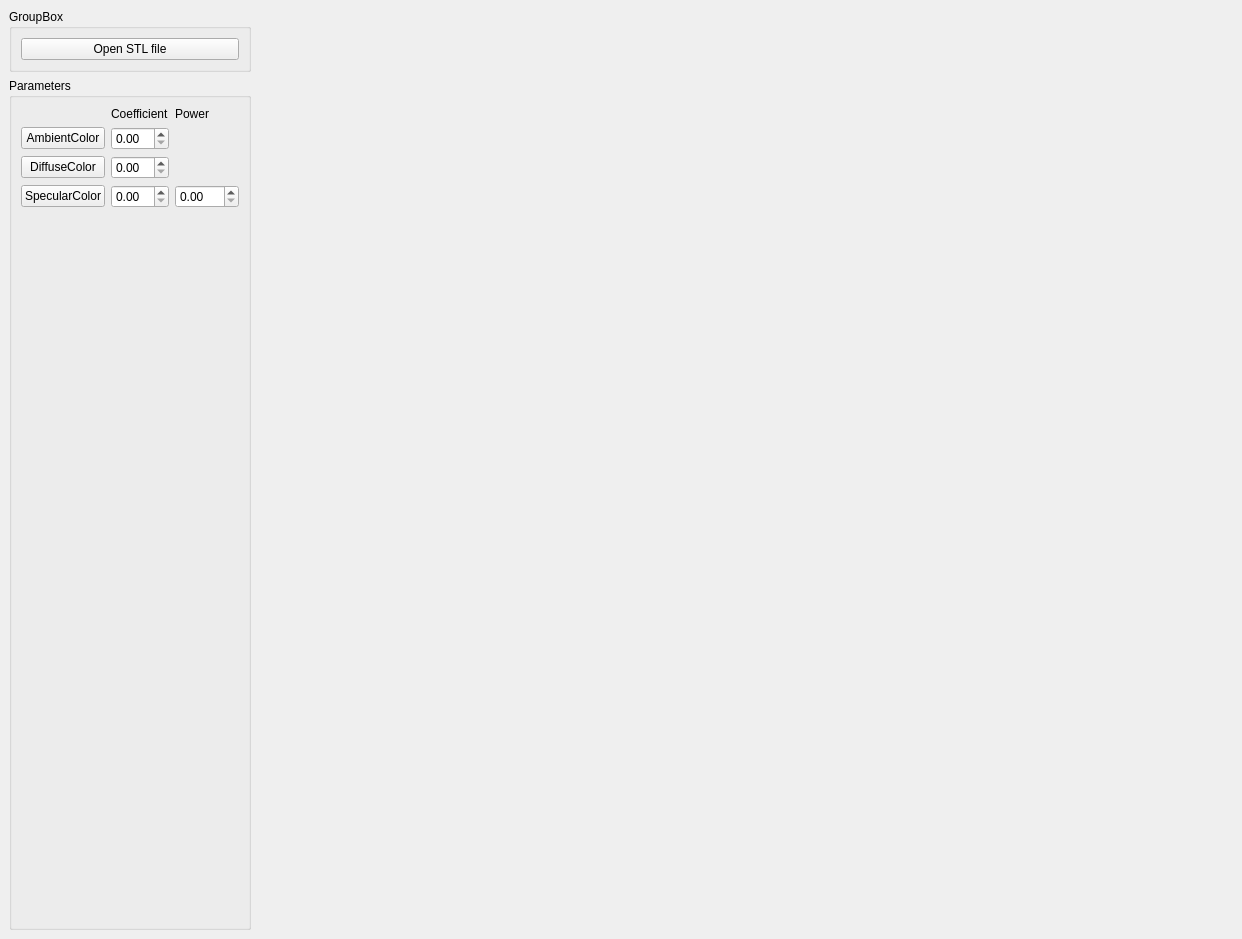
<?xml version="1.0" encoding="UTF-8"?>
<ui version="4.0">
 <class>Phonger</class>
 <widget class="QMainWindow" name="Phonger">
  <property name="geometry">
   <rect>
    <x>0</x>
    <y>0</y>
    <width>1242</width>
    <height>939</height>
   </rect>
  </property>
  <property name="windowTitle">
   <string>Phonger</string>
  </property>
  <widget class="QWidget" name="centralwidget">
   <layout class="QGridLayout" name="gridLayout">
    <item row="1" column="0">
     <widget class="QGroupBox" name="grpParams">
      <property name="title">
       <string>Parameters</string>
      </property>
      <layout class="QGridLayout" name="gridLayout_3">
       <item row="4" column="1">
        <widget class="QDoubleSpinBox" name="dsbSpecCoeff">
         <property name="maximum">
          <double>5.000000000000000</double>
         </property>
         <property name="singleStep">
          <double>0.100000000000000</double>
         </property>
        </widget>
       </item>
       <item row="4" column="2">
        <widget class="QDoubleSpinBox" name="dsbSpecPower">
         <property name="maximum">
          <double>200.000000000000000</double>
         </property>
         <property name="singleStep">
          <double>1.000000000000000</double>
         </property>
        </widget>
       </item>
       <item row="2" column="1">
        <widget class="QDoubleSpinBox" name="dsbAmbCoeff">
         <property name="maximum">
          <double>5.000000000000000</double>
         </property>
         <property name="singleStep">
          <double>0.100000000000000</double>
         </property>
        </widget>
       </item>
       <item row="3" column="1">
        <widget class="QDoubleSpinBox" name="dsbDiffCoeff">
         <property name="maximum">
          <double>5.000000000000000</double>
         </property>
         <property name="singleStep">
          <double>0.100000000000000</double>
         </property>
        </widget>
       </item>
       <item row="2" column="0">
        <widget class="QPushButton" name="pbColAmbient">
         <property name="text">
          <string>AmbientColor</string>
         </property>
        </widget>
       </item>
       <item row="3" column="0">
        <widget class="QPushButton" name="pbColDiffuse">
         <property name="text">
          <string>DiffuseColor</string>
         </property>
        </widget>
       </item>
       <item row="4" column="0">
        <widget class="QPushButton" name="pbColSpecular">
         <property name="text">
          <string>SpecularColor</string>
         </property>
        </widget>
       </item>
       <item row="6" column="0">
        <spacer name="verticalSpacer">
         <property name="orientation">
          <enum>Qt::Vertical</enum>
         </property>
         <property name="sizeHint" stdset="0">
          <size>
           <width>20</width>
           <height>40</height>
          </size>
         </property>
        </spacer>
       </item>
       <item row="1" column="1">
        <widget class="QLabel" name="label">
         <property name="text">
          <string>Coefficient</string>
         </property>
        </widget>
       </item>
       <item row="1" column="2">
        <widget class="QLabel" name="label_2">
         <property name="text">
          <string>Power</string>
         </property>
        </widget>
       </item>
      </layout>
     </widget>
    </item>
    <item row="0" column="0">
     <widget class="QGroupBox" name="grpFiles">
      <property name="title">
       <string>GroupBox</string>
      </property>
      <layout class="QGridLayout" name="gridLayout_2">
       <item row="0" column="0">
        <widget class="QPushButton" name="pbOpenSTL">
         <property name="text">
          <string>Open STL file</string>
         </property>
        </widget>
       </item>
      </layout>
     </widget>
    </item>
    <item row="0" column="1" rowspan="2">
     <widget class="QVTKWidget" name="qvtkWidget" native="true">
      <property name="sizePolicy">
       <sizepolicy hsizetype="MinimumExpanding" vsizetype="MinimumExpanding">
        <horstretch>0</horstretch>
        <verstretch>0</verstretch>
       </sizepolicy>
      </property>
     </widget>
    </item>
   </layout>
  </widget>
  <action name="actionOpenFile">
   <property name="enabled">
    <bool>true</bool>
   </property>
   <property name="text">
    <string>Open File...</string>
   </property>
  </action>
  <action name="actionExit">
   <property name="text">
    <string>Exit</string>
   </property>
  </action>
  <action name="actionPrint">
   <property name="text">
    <string>Print</string>
   </property>
  </action>
  <action name="actionHelp">
   <property name="text">
    <string>Help</string>
   </property>
  </action>
  <action name="actionSave">
   <property name="text">
    <string>Save</string>
   </property>
  </action>
 </widget>
 <customwidgets>
  <customwidget>
   <class>QVTKWidget</class>
   <extends>QWidget</extends>
   <header>QVTKWidget.h</header>
  </customwidget>
 </customwidgets>
 <resources/>
 <connections/>
</ui>
